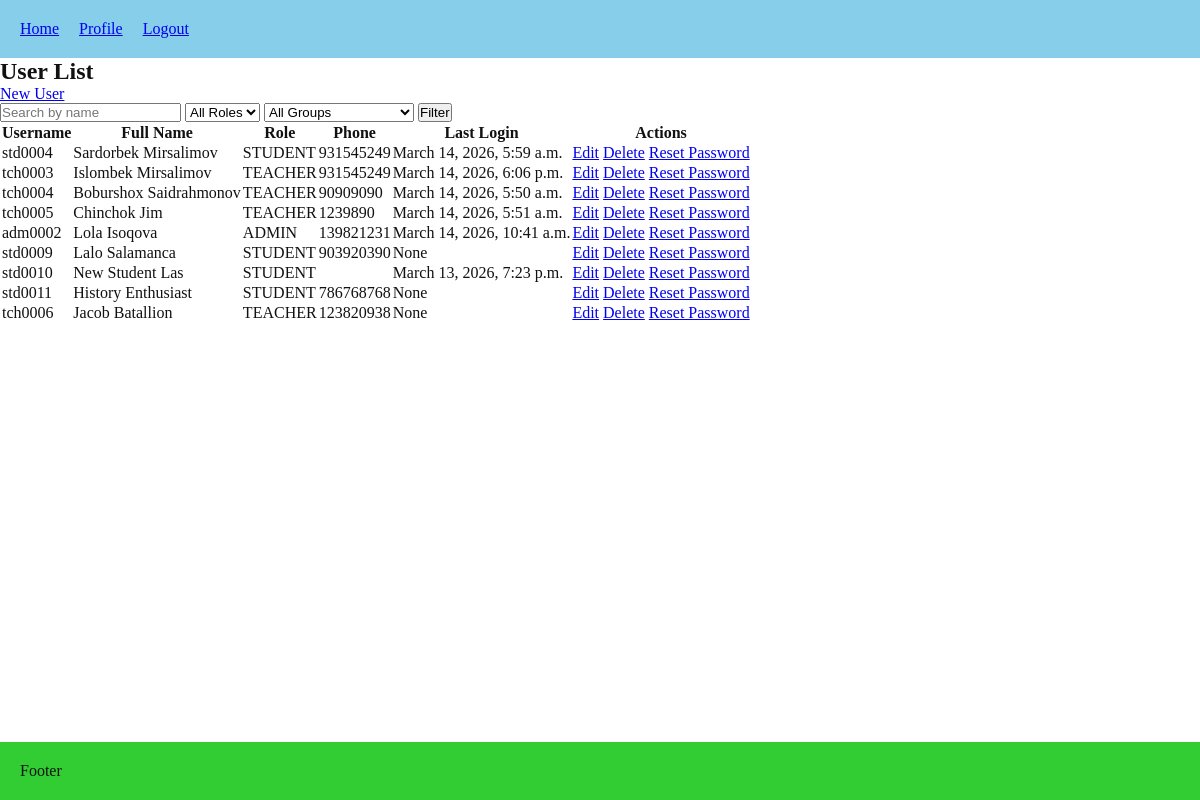
The app's page /users/users_list/ (signed in), older data.
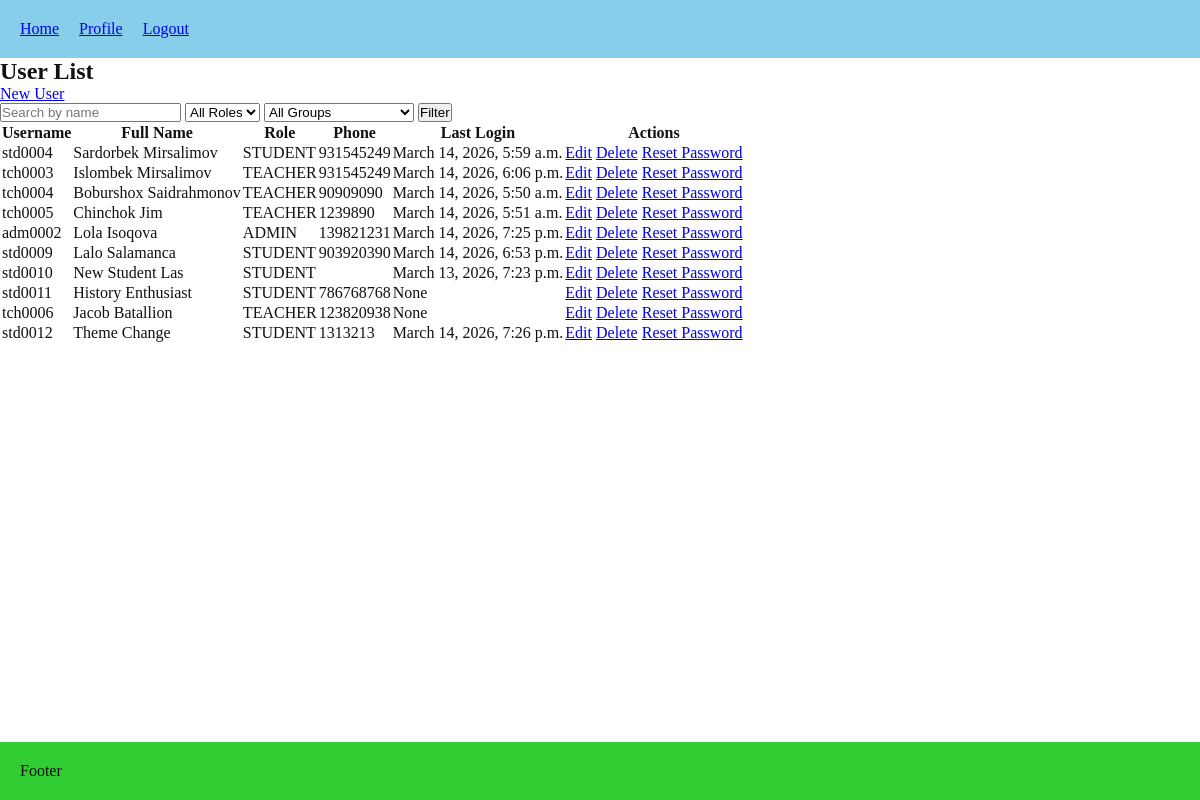
The same page, newer data.
### users/models.py (models this page shows, shortened)
class User(AbstractUser):
    username = models.CharField(
        max_length=150,
        unique=True,
        blank=True,
        editable=False
    )
    class Role(models.TextChoices):
        ADMIN = 'ADMIN', 'Admin'
        TEACHER = 'TEACHER', 'Teacher'
        STUDENT = 'STUDENT', 'Student'
    ROLE_PREFIXES = {
        Role.ADMIN: 'adm',
        Role.TEACHER: 'tch',
        Role.STUDENT: 'std',
    }
    role = models.CharField(max_length=20, choices=Role.choices, default=Role.STUDENT)
    phone_number = models.CharField(max_length=15, blank=True)
    must_reset_password = models.BooleanField(default=True)
    class Meta:
        constraints = [
            models.UniqueConstraint(fields=["first_name", "last_name", "role"], name="unique_full_name_per_role")
        ]

### users/views.py (the view)
# urls.py: path("users_list/", views.users_list, name="users_list"),
@login_required
def users_list(request):
    if request.user.role == User.Role.STUDENT:
        return HttpResponseForbidden("Students cannot view this page.")
    if request.user.role == User.Role.TEACHER:
        users = User.objects.filter(role=User.Role.STUDENT).exclude(is_superuser=True)
    elif request.user.role == User.Role.ADMIN:
        users = User.objects.exclude(is_superuser=True)
    else:
        users = []
    search_query = request.GET.get("q")
    if search_query:
        users = users.filter(
            Q(first_name__icontains=search_query) |
            Q(last_name__icontains=search_query)
        )
    role_filter = request.GET.get("role")
    if role_filter:
        users = users.filter(role=role_filter)
    groups_qs = Group.objects.all()
    if request.user.role == User.Role.TEACHER:
        groups_qs = groups_qs.filter(teacher=request.user)
    group_filter = request.GET.get("group")
    if group_filter:
        users = users.filter(enrollments__group_id=group_filter).distinct()
    return render(request, "users/users_list.html", {
        "users": users,
        "can_manage": request.user.role in [User.Role.ADMIN, User.Role.TEACHER],
        "groups": groups_qs,
        "selected_group": group_filter,
        })

### lessons/models.py (called while the page is built)
    def __str__(self):
        return self.name

### users/templates/users/users_list.html (shortened to what this page needs)
{% extends "core/base.html" %}
{% block content %}
<h2>User List</h2>
<a href="{% url 'users:create_user' %}">New User</a>
<form method="get">
    <input type="text" name="q" placeholder="Search by name" value="{{ request.GET.q }}">
    {% if request.user.role == "ADMIN" %}
        <select name="role">
            <option value="">All Roles</option>
        </select>
    {% endif %}
    <select name="group">
    <option value="">All Groups</option>
</select>
    <button type="submit">Filter</button>
</form>
<table>
    <thead>
        <tr>
            <th>Username</th>
            <th>Full Name</th>
            <th>Role</th>
            <th>Phone</th>
            <th>Last Login</th>
            <th>Actions</th>
        </tr>
    </thead>
    <tbody>
        {% for user in users %}
        <tr>
            <td>{{ user.username }}</td>
            <td>{{ user.get_full_name }}</td>
            <td>{{ user.role }}</td>
            <td>{{ user.phone_number }}</td>
            <td>{{ user.last_login }}</td>
            <td>
                {% if can_manage %}
                    <a href="{% url 'users:edit_user' user.id %}">Edit</a>
                    <a href="{% url 'users:delete_user' user.id %}">Delete</a>
                    <a href="{% url 'users:reset_password' user.id %}">Reset Password</a>
                {% endif %}
            </td>
        </tr>
        {% empty %}
        <tr>
            <td colspan="6">No users found.</td>
        </tr>
        {% endfor %}
    </tbody>
</table>
{% endblock %}

Row changes from the older to the newer data that the page shows:
changed User "adm0002": last_login "March 14, 2026, 10:41 a.m." → "March 14, 2026, 7:25 p.m."
changed User "std0009": last_login "None" → "March 14, 2026, 6:53 p.m."
added User: username "std0012", get_full_name "Theme Change", role "STUDENT", phone_number "1313213", last_login "March 14, 2026, 7:26 p.m."
